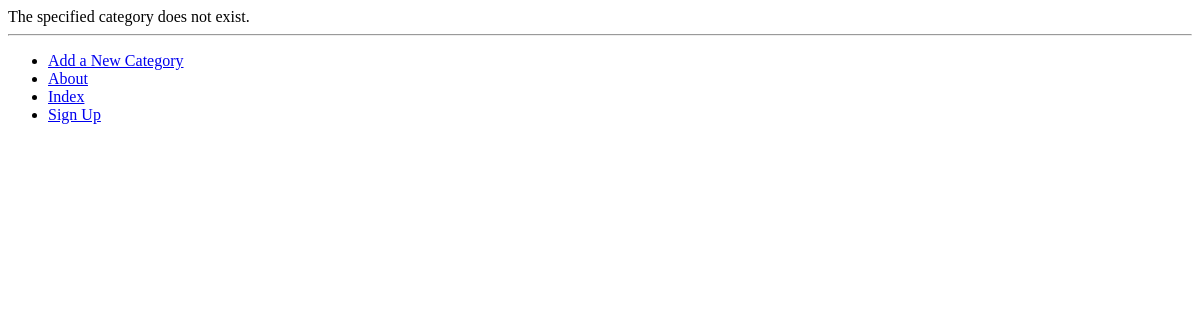
The app's page /rango/category/python/, older data.
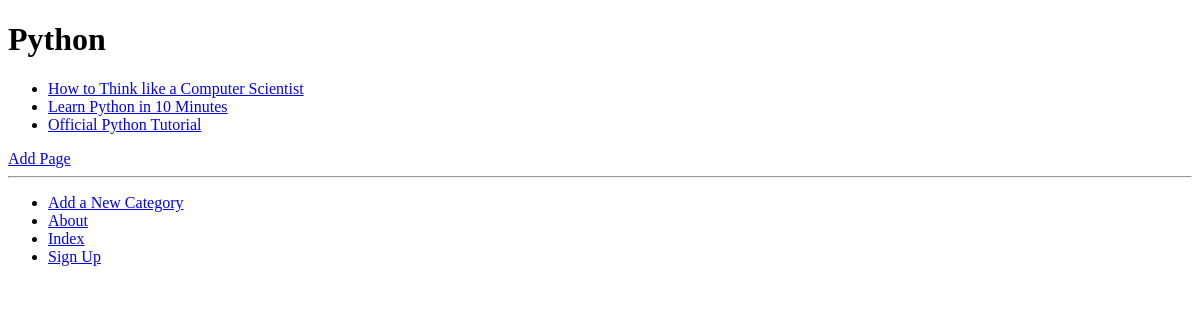
The same page, newer data.
### rango/models.py (models this page shows, shortened)
class Category(models.Model):
    name = models.CharField(max_length=128, unique=True)
    likes = models.IntegerField(default=0)
    views = models.IntegerField(default=0)
    slug = models.SlugField(blank = True, unique=True)
    class Meta:
        verbose_name_plural = 'Categories'

class Page(models.Model):
    category = models.ForeignKey(Category, on_delete=models.CASCADE)
    title = models.CharField(max_length=128)
    url = models.URLField()
    views = models.IntegerField(default=0)

### rango/views.py (the view)
# urls.py: path('category/<slug:category_name_slug>/', views.show_category,
def show_category(request, category_name_slug):
    context_dict = {}
    try:
        category = Category.objects.get(slug=category_name_slug)
        pages = Page.objects.filter(category=category)
        context_dict['pages'] = pages
        context_dict['category'] = category
    except Category.DoesNotExist:
        context_dict['category'] = None
        context_dict['pages'] = None
    return render(request, 'rango/category.html', context=context_dict)

### templates/rango/category.html (shortened to what this page needs)
<!DOCTYPE html>
{% extends 'rango/base.html' %}
{%load staticfiles%}
{% block body_block %}
    {% if category %}
    <h1>{{ category.name }}</h1>
    {% if pages %}
    <ul>
        {% for page in pages %}
        <li><a href="{{ page.url }}">{{ page.title }}</a></li>
        {% endfor %}
    </ul>
    {% else %}
    <strong>No pages currently in category.</strong>
    {% endif %}
    <a href="{% url 'rango:add_page' category.slug %}">Add Page</a> <br />
    {% else %}
    The specified category does not exist.
    {% endif %}
{% endblock %}

Row changes from the older to the newer data that the page shows:
now on this page (row edited): Category: name "Python"
changed Category: slug empty → "python" (drawn)
now on this page (row edited): Page: title "How to Think like a Computer Scientist"
now on this page (row edited): Page: title "Learn Python in 10 Minutes"
added Page: title "Official Python Tutorial"
Text that changed along with them:
text no longer shown: "The specified category does not exist."
text now shown: "Add Page"
